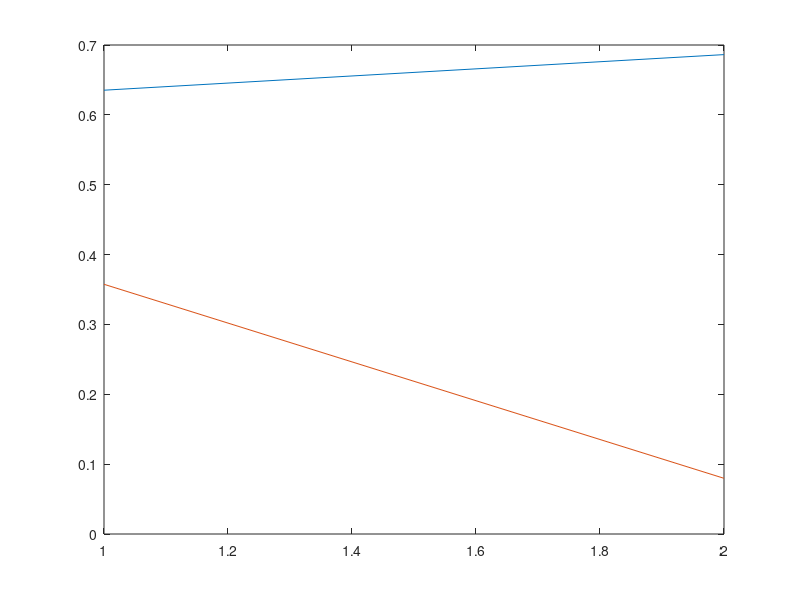

Here is the MATLAB script that generated this plot: (Note: this script raises an error after producing the figure.)
%% Preamble -- not to appear in userguide
hfig = figure;
set(hfig,'units','centimeters','NumberTitle','off','Name','ex01');
pos = get(hfig,'position');
set(hfig,'position',[pos(1:2),4,3]);
%% Everything below appears in userguide
hfig = figure(gcf);
plot(rand(2));
matlabfrag('graphics/ex01-1');
matlabfrag('graphics/ex01-2','epspad',[10,10,10,10],...
  'handle',hfig);